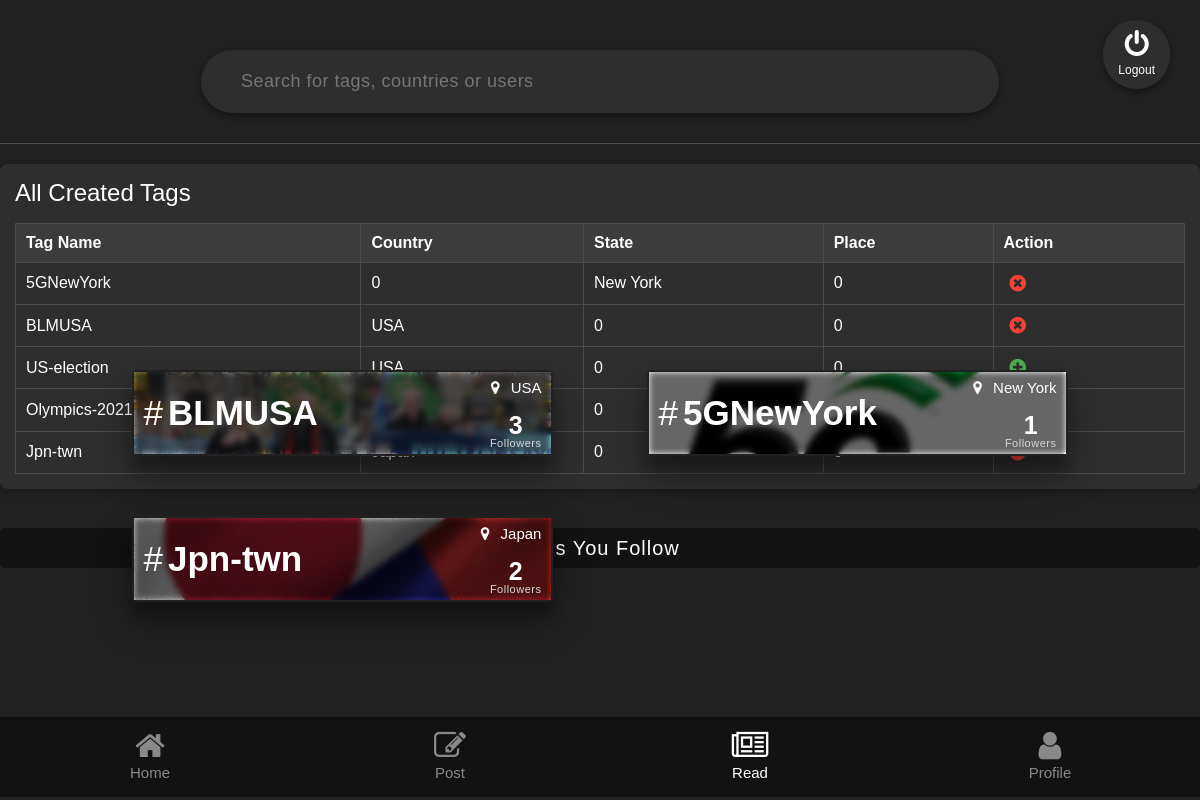
Page /tags/findtags/ (signed in) on the earlier database version.
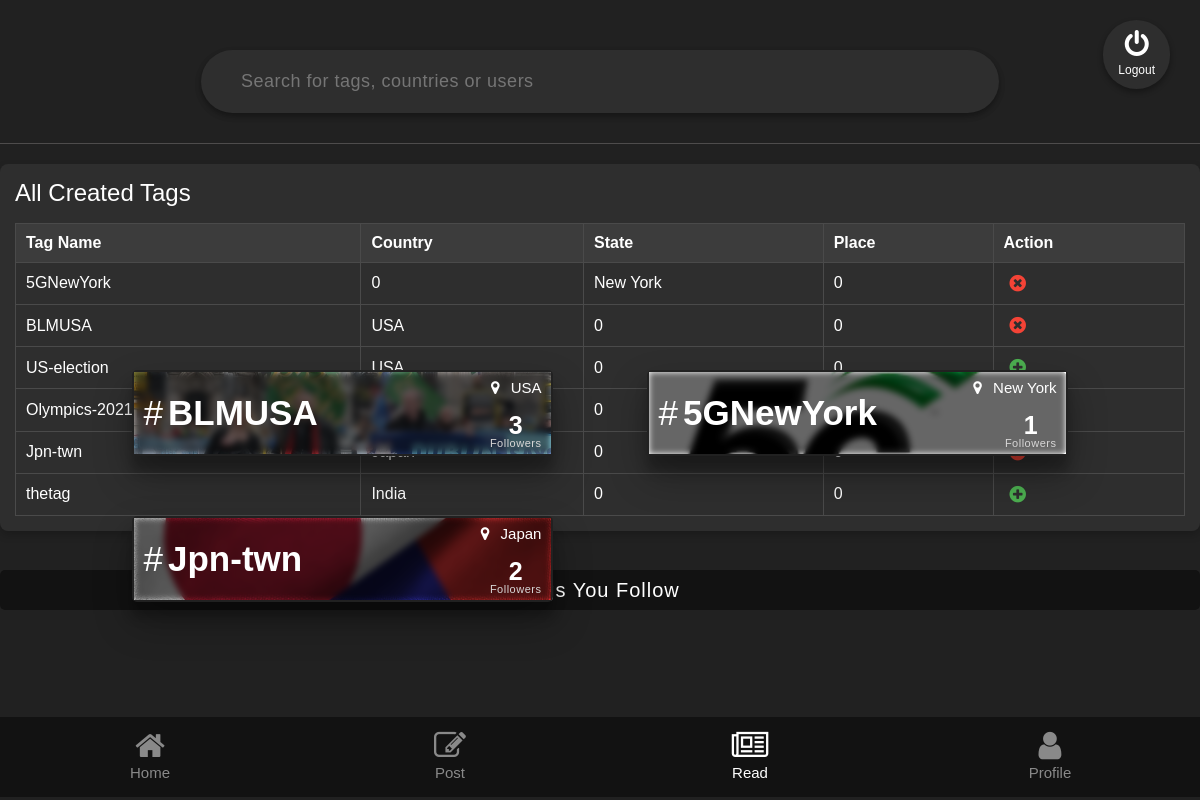
Same page on the later database version.
### Tags/models.py (models this page shows, shortened)
class Tagmodel(models.Model):
    tag_title=models.CharField(max_length=40,default=0)
    tag_name=models.CharField(max_length=40,unique=True)
    tag_image=models.ImageField(upload_to='tags')
    tag_disc=models.TextField(default=0)
    t_country=models.CharField(max_length=20)
    t_state=models.CharField(max_length=20)
    t_place=models.CharField(max_length=20)

class following(models.Model):
    tag = models.ForeignKey(Tagmodel,on_delete=models.SET_NULL,null=True,verbose_name="Tagmodel")
    user = models.ForeignKey(UserModel,on_delete=models.SET_NULL,null=True,verbose_name="UserModel")
    is_follow = models.BooleanField(default=0)
    follow_count = models.IntegerField(default=0)

### Tags/views.py (the view)
# urls.py: path('findtags/',views.findTags,name="find-Tags"),
def findTags(request):
    if request.session.has_key('userid'):
        loggeduser = UserModel.objects.get(id = request.session['userid'])
        tags = Tagmodel.objects.all()
        users_tag = following.objects.filter(user = loggeduser)
        followed_tags_ids = [f.tag.id for f in users_tag] # Get IDs of tags the user follows
        country = PostModel.objects.all().values('tag_id__t_country').annotate(dcount=Count('tag_id__t_country')).order_by()
        users = UserModel.objects.all()
        return render(request, "find-tags.html",{
            'users':users,
            "tags":tags,
            "country":country,
            "u_tags":users_tag,
            "followed_tags_ids": followed_tags_ids, # Pass the list of followed tag IDs
        })
    else:
        return redirect("/user/login")

### Tags/templates/find-tags.html (shortened to what this page needs)
{% extends 'base.html' %} {% block title %}X-media | Find{% endblock %}
{% block content %}
<div class="search-holder">
  <input
    type="text"
    id="searchinput"
    onkeyup="search()"
    placeholder="Search for tags, countries or users"
    id="search"
  />
</div>
<div id="tags-table-container" style="margin-top: 20px; padding: 15px; background-color: #2E2E2E; border-radius: 8px; box-shadow: 0 4px 8px rgba(0, 0, 0, 0.2);">
  <h4 style="color: white; margin-bottom: 15px;">All Created Tags</h4>
  <table style="width: 100%; border-collapse: collapse; color: white; text-align: left;">
    <thead>
      <tr style="background-color: #3C3C3C;">
        <th style="padding: 10px; border: 1px solid #4A4A4A;">Tag Name</th>
        <th style="padding: 10px; border: 1px solid #4A4A4A;">Country</th>
        <th style="padding: 10px; border: 1px solid #4A4A4A;">State</th>
        <th style="padding: 10px; border: 1px solid #4A4A4A;">Place</th>
        <th style="padding: 10px; border: 1px solid #4A4A4A;">Action</th>
      </tr>
    </thead>
    <tbody>
      {% if tags %}
        {% for tag in tags %}
          <tr style="border-bottom: 1px solid #4A4A4A;">
            <td style="padding: 10px; border: 1px solid #4A4A4A;">{{ tag.tag_name }}</td>
            <td style="padding: 10px; border: 1px solid #4A4A4A;">{{ tag.t_country|default:'' }}</td>
            <td style="padding: 10px; border: 1px solid #4A4A4A;">{{ tag.t_state|default:'' }}</td>
            <td style="padding: 10px; border: 1px solid #4A4A4A;">{{ tag.t_place|default:'' }}</td>
            <td style="padding: 10px; border: 1px solid #4A4A4A;">
              <button class="follow-toggle-button" data-tag-id="{{ tag.id }}" style="background: none; border: none; cursor: pointer; color: #4CAF50; font-size: 1.2em;">
                {% if tag.id in followed_tags_ids %}
                  <i class="fa fa-times-circle" aria-hidden="true" style="color: #f44336;"></i>
                {% else %}
                  <i class="fa fa-plus-circle" aria-hidden="true"></i>
                {% endif %}
              </button>
            </td>
          </tr>
        {% endfor %}
      {% else %}
        <tr>
          <td colspan="5" style="padding: 10px; text-align: center; color: #888;">No tags created yet.</td>
        </tr>
      {% endif %}
    </tbody>
  </table>
</div>
{% if u_tags %}
<h4 class="u-follow-title" id="folltitle">Tags You Follow</h4>
<div class="u-follow-holder">
<div class="row">
    {% for tag in u_tags  %}
    <div class="col-sm-6">
      <a href="{% url 'Posts:related-post' tag.tag.id %}">
    <div class="the-tag d-flex">
     <div style="background-image: url('{{tag.tag.tag_image.url }}');" class="tag-cov-img">
      <div class="the-tag-head">
        <h2><span>#</span>{{tag.tag.tag_name}}
        </h2>
      </div>
      {% if tag.tag.t_country != "0" %}
      <p class="tag-place-dat">
        <i class="fa fa-map-marker" aria-hidden="true"></i>
        {{tag.tag.t_country}}
      </p>
      {% endif %}
      {% if tag.tag.t_state != "0" %}
      <p class="tag-place-dat">
        <i class="fa fa-map-marker" aria-hidden="true"></i>
        {{tag.tag.t_state}}
      </p>
      {% endif %}
    <div style="right: 10px;" class="post-count">
      {{tag.follow_count}} <p>Followers</p>
    </div>
     </div>
  </div>
  </a>
    </div>
    {% endfor %}
</div>
</div>
{% else %}
    <h3 class="tag-error">No tags</h3>
{% endif %}
{% endblock content %}

### templates/base.html (shortened to what this page needs)
<html>
<head>
  <link rel="stylesheet" href="https://stackpath.bootstrapcdn.com/bootstrap/4.4.1/css/bootstrap.min.css"
 />
  <link rel="stylesheet" href="https://cdnjs.cloudflare.com/ajax/libs/font-awesome/4.7.0/css/font-awesome.min.css" />
</head>
<body>
  <div class="container-fluid all-holder">
    {% if request.session.userid %}
    <a class="logout-butt" href="{% url 'User:logout' %}"><i class="fa fa-power-off" aria-hidden="true"></i>
      <span>Logout</span>
    </a>
    {%endif%}
    {% block content %} {% endblock %}
  </div>
  <nav class="navbar-dark bg-dark">
    <div class="navbar-nav">
      <a class="nav-item nav-link" id="home" href="{% url 'Posts:index' %}"><i class="fa fa-home" aria-hidden="true"></i></i>
        <p>Home</p>
      </a>
      <a class="nav-item nav-link" id="tags" href="{% url 'Tags:all-Tags-List' %}"><i class="fa fa-pencil-square-o" aria-hidden="true"></i>
        <p>Post</p>
      </a>
      <a class="nav-item nav-link" id="find" href="{% url 'Tags:find-Tags' %}"><i class="fa fa-newspaper-o" aria-hidden="true"></i>
        <p>Read</p>
      </a>
      <a class="nav-item nav-link" id="profile" href="/user/profile"><i class="fa fa-user" aria-hidden="true"></i>
        <p>Profile</p>
      </a>
    </div>
  </nav>
</body>
</html>

### templates/base.html (style rules this page uses)
body { scroll-behavior: smooth; box-sizing: border-box; background-color: #212121; color: white; font-family: 'Poppins', sans-serif; }
a { text-decoration: none; color: black; }
p { margin: 0; }
.navbar-nav { width: 100% !important; flex-direction: row !important; height: 10% !important; background: #121212; }
.all-holder { height: 89%; overflow: auto; padding: 0; }
.nav-item { width: 30% !important; text-align: center; font-weight: 600; font-size: 25px; margin: auto !important; }
.nav-item i { font-size: 32px; }
.nav-item p { font-size: 15px; margin: 0; font-weight: 300; }
.bg-dark { margin-top: 5px; }
.logout-butt { color: white; position: fixed; top: 20px; background-color: #2E2E2E; text-decoration: none; right: 30px; box-shadow: 0 3px 6px rgb(0 0 0 / 16%), 0 3px 6px rgb(0 0 0 / 23%); z-index: 20; border-radius: 50px; font-size: 12px; transition: .3s ease-in-out; padding: 10px 15px; }
.logout-butt i { font-size: 28px; display: block; text-align: center; padding: 0 5px; }
.logout-butt span { display: block !important; margin: 3px auto 0 auto; text-align: center; }
.row:after { content: ""; display: table; clear: both; }
.search-holder { position: relative; min-height: 100px; z-index: 2; padding: 20px 30px; background: #212121; border-bottom: 1px solid #6a66669e; color: white; }
.search-holder input { border: none; background-color: #2e2e2e; width: 70%; padding: 18px 40px; display: block; box-shadow: 0 3px 6px rgb(0 0 0 / 16%), 0 3px 6px rgb(0 0 0 / 23%); margin: 30px auto 10px auto; font-size: 18px; letter-spacing: .5px; color: white; border-radius: 43px; }
.the-tag { margin: 30px auto; width: 950px; padding: 0; position: sticky; box-shadow: 0 19px 38px rgb(0 0 0 / 30%), 0 15px 12px rgb(0 0 0 / 22%); border-radius: 5px; background-color: #121212; color: white; top: 30px; z-index: 15; }
.tag-cov-img { min-width: 65%; position: relative; background-position: center; background-size: cover; background-repeat: no-repeat; }
.tag-cov-img::before { content: ""; position: absolute; top: 0; bottom: 0; right: 0; left: 0; border-radius: 0 5px 5px 0; backdrop-filter: blur(3px) brightness(0.4); }
.the-tag-head { position: relative; margin-right: 200px; width: 100%; }
.the-tag-head h2 { margin:20px auto; font-size: 60px; text-align: left; display: flex; font-weight: 700; padding-left: 10px; }
.the-tag-head span { font-size: 60px; font-weight: 400; padding-right: 5px; }
.post-count { text-align: center; position: absolute; bottom: 8px; right: 10px; font-size: 40px; line-height: 1; font-weight: 600; }
.post-count p { font-size: 13px; font-weight: 300; color: #d8d7d7; letter-spacing: .5px; text-align: center; }
.u-follow-holder { position: absolute; bottom: 70px; padding: 10px; width: 85%; left: 0; overflow-y: auto; overflow-x: hidden; height: 400px; margin: auto; right: 0; }
.u-follow-title { width: 100%; text-align: center; border: none; transition: .3s ease; font-weight: 300; letter-spacing: 1px; opacity: 1; font-size: 20px; background: #121212; padding: 8px; margin: auto; margin-top: 39px; border-radius: 5px; }

### Tags/templates/find-tags.html (style rules this page uses)
.navbar-nav #find { color: white !important; }
.tag-place-dat { position: absolute; top: 3px; right: 10px; font-size: 20px; }
.tag-place-dat i { padding-right: 5px; }
.the-tag { z-index: 1; width: 87%; border:2px solid #212121; position: relative; transition: .3s ease; top: 0; }
.tag-place-dat i { padding-right: 7px; }
.the-tag-head h2, .the-tag-head span { font-size: 35px; }
.post-count p { font-size: 11px; }
.post-count { font-size: 25px; bottom: 5px; }
.tag-cov-img { width: 100%; }
.tag-place-dat { font-size: 15px; top: 5px; }

Differences in the rows shown:
added Tagmodel: tag_name "thetag", t_country "India", t_state "0", t_place "0"
